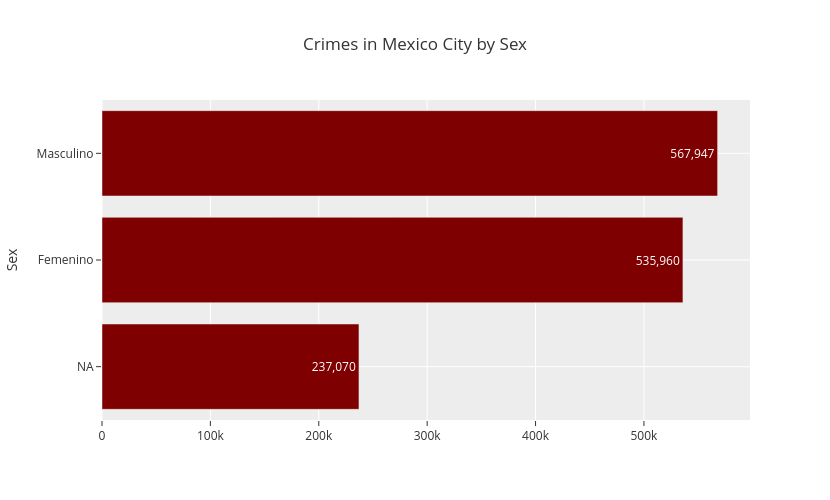

Here is the notebook cell this chart was saved with:
### Code cell
#| label: fig-sex
#| fig-cap: "Accrued Crimes in Mexico City by Sex"
#| fig-cap-location: margin

fig = px.bar(df_sex.sort_values('crimes'),
             y='sexo',
             x='crimes',
             orientation='h',
             hover_data=['sexo','crimes',],
             height=500,
             width=830,
             title='Crimes in Mexico City by Sex',
             template='ggplot2',
             text='crimes',
             )

fig.update_layout(
    xaxis=dict(title=dict(text='')),
    yaxis=dict(title=dict(text='Sex')),
    )

fig.update_traces(marker_color='#7f0000',
                 texttemplate = "%{value:,.0f}",)

fig.show()

### Figure 1 — Plotly figure (JSON) as saved in the notebook; plotly's stock layout.template omitted (floating-point values rounded to 4 significant figures)
{"data": [{"alignmentgroup": "True", "hovertemplate": "crimes=%{text}<br>sexo=%{y}<extra></extra>", "legendgroup": "", "marker": {"color": "#7f0000", "pattern": {"shape": ""}}, "name": "", "offsetgroup": "", "orientation": "h", "showlegend": false, "text": [237070, 535960, 567947], "textposition": "auto", "texttemplate": "%{value:,.0f}", "type": "bar", "x": [237070, 535960, 567947], "xaxis": "x", "y": ["NA", "Femenino", "Masculino"], "yaxis": "y"}], "layout": {"barmode": "relative", "height": 500, "legend": {"tracegroupgap": 0}, "title": {"text": "Crimes in Mexico City by Sex"}, "width": 830, "xaxis": {"anchor": "y", "domain": [0, 1], "title": {"text": ""}}, "yaxis": {"anchor": "x", "domain": [0, 1], "title": {"text": "Sex"}}}}
